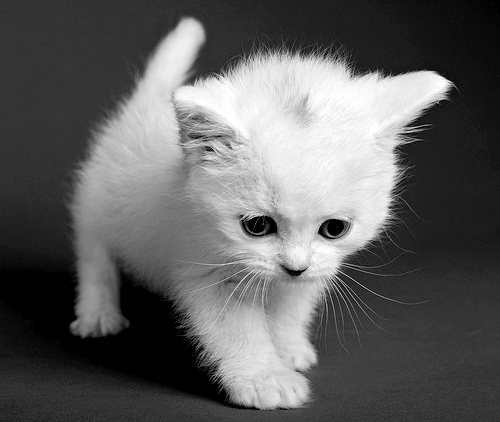
#> input picture OpenCv ie Görüntü İşleme 3/2.Bölüm/cat.jpg, 500 x 422 px
$ python basit_esikleme1.py
#> lines starting #> are read from the running program, lines starting #| are printed output that depends on the picture; after the words box and inside, x2 and y2 are one past the last pixel; in counts of white or black regions, pixels touching at a corner belong together
# -*- coding: utf-8 -*-
"""
@author: Asli Toplu
"""

import cv2
import matplotlib.pyplot as plt

resim=cv2.imread("cat.jpg",0)
#> resim is the input picture: shape (422, 500); min 0, max 255, mean 95.7

_,resim_thresh1 = cv2.threshold(resim,182,255,cv2.THRESH_BINARY)
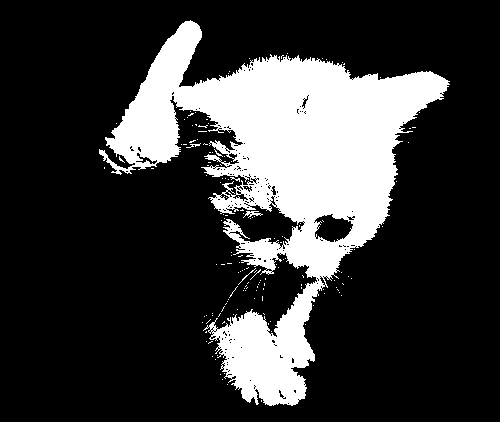
#> resim_thresh1: shape (422, 500); 22.3% white; 152 white regions (148 under 20 px), largest, box (x1, y1, x2, y2) and area: (99, 20, 450, 406) 46498, (243, 211, 263, 218) 60, (186, 143, 201, 148) 26, (238, 268, 256, 285) 25
_,resim_thresh2= cv2.threshold(resim,182,255,cv2.THRESH_BINARY_INV)
_,resim_thresh3 = cv2.threshold(resim,182,255,cv2.THRESH_TRUNC)
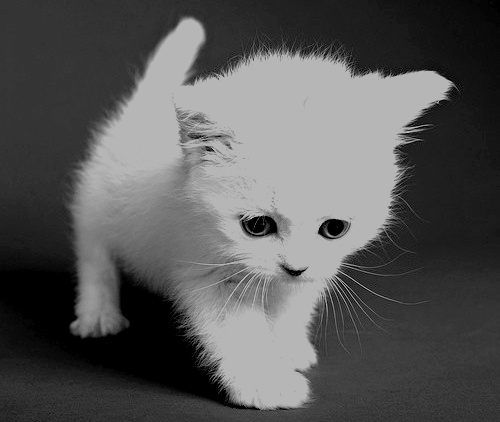
#> resim_thresh3: shape (422, 500); min 0, max 182, mean 87.1
_,resim_thresh4 = cv2.threshold(resim,182,255,cv2.THRESH_TOZERO)
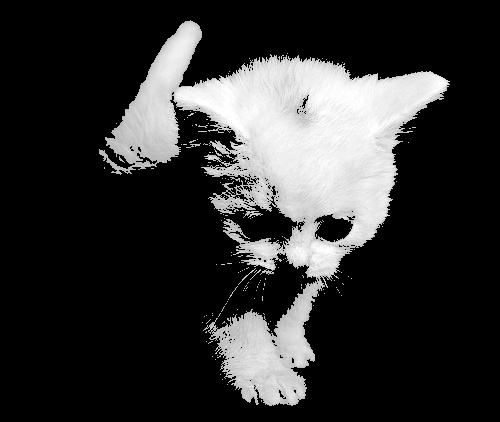
#> resim_thresh4: shape (422, 500); min 0, max 255, mean 49.1
_,resim_thresh5 = cv2.threshold(resim,182,255,cv2.THRESH_TOZERO_INV)
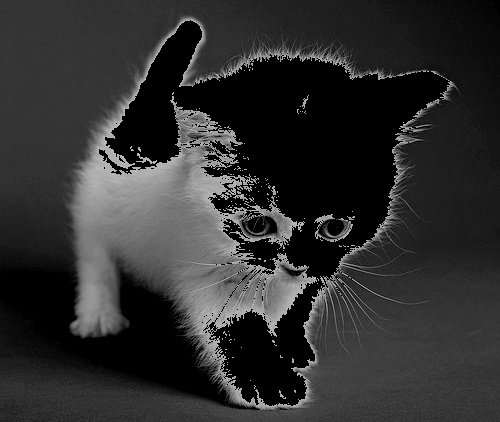
#> resim_thresh5: shape (422, 500); min 0, max 182, mean 46.6

resimler=[resim,resim_thresh1,resim_thresh2,
          resim_thresh3,resim_thresh4,resim_thresh5]
baslıklar=["orginal resim","binary","binary_inv",
           "trunc","to_zero","to_zero_inv"]
for i in range(6):
    plt.subplot(2,3,i+1),plt.imshow(resimler[i],"gray")
    plt.title(baslıklar[i])
plt.show()
